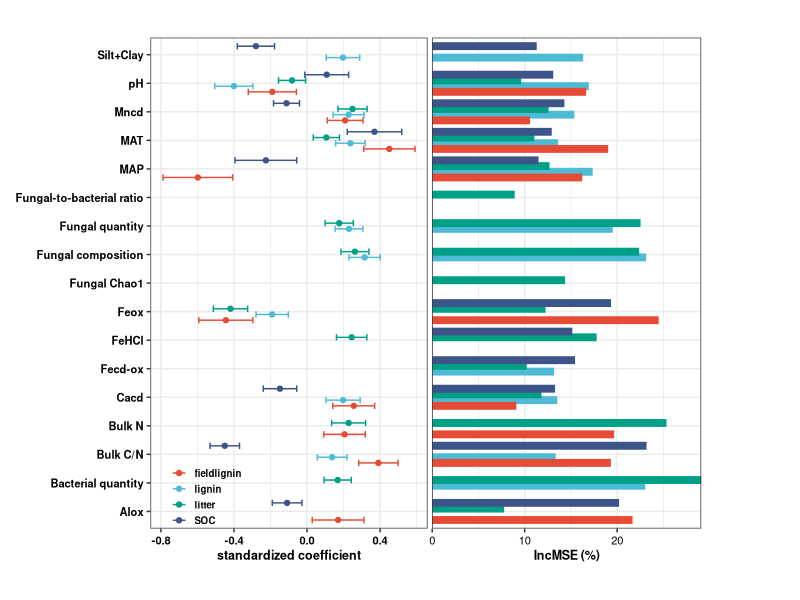

Write R code to recreate this figure.
library(tidyverse)
library(readxl)
library(ggsci)
library(cowplot)

df <- read_tsv("data.xls")

p1 <- df %>% ggplot(aes(mean,group,color=type,fill=type))+
  geom_point(position = position_dodge(0.8))+
  geom_errorbar(aes(xmin=mean-error,xmax=mean+error),
                 position = position_dodge(0.8))+
  labs(y=NULL,x="standardized coefficient")+
  scale_fill_npg()+
  scale_color_npg()+
  theme_bw()+
  theme(axis.text= element_text(color = "black",size=8,face="bold"),
        axis.title = element_text(color="black",size=9,face="bold"),
        legend.title = element_blank(),
        legend.text = element_text(color="black",size=7,face="bold"),
        legend.position = c(0.2,0.065),
        legend.background = element_blank(),
        legend.spacing.x = unit(0.1,"cm"),
        legend.key = element_blank(),
        legend.key.height = unit(0.4,"cm"),
        legend.key.width = unit(0.4,"cm"),
        plot.background = element_blank(),
        panel.background = element_blank())

p2 <- df %>% ggplot(aes(`IncMSE (%)`,group,color=type,fill=type))+
  geom_col(position = position_dodge(0.8))+
  scale_x_continuous(expand = c(0,0))+
  labs(y=NULL)+
  scale_fill_npg()+
  scale_color_npg()+
  theme_bw()+
  theme(axis.text.y=element_blank(),
        axis.text.x=element_text(color="black",size=8),
        axis.title = element_text(color="black",size=9,face="bold"),
        axis.ticks.y=element_blank(),
        legend.position = "non",
        plot.background = element_blank(),
        panel.background = element_blank())

ggdraw()+
  draw_plot(p1,scale=0.9,x=-0.026,y=0,width = 0.6,height=1)+
  draw_plot(p2,scale=0.9,x=0.506,y=0,width = 0.4,height=1)

